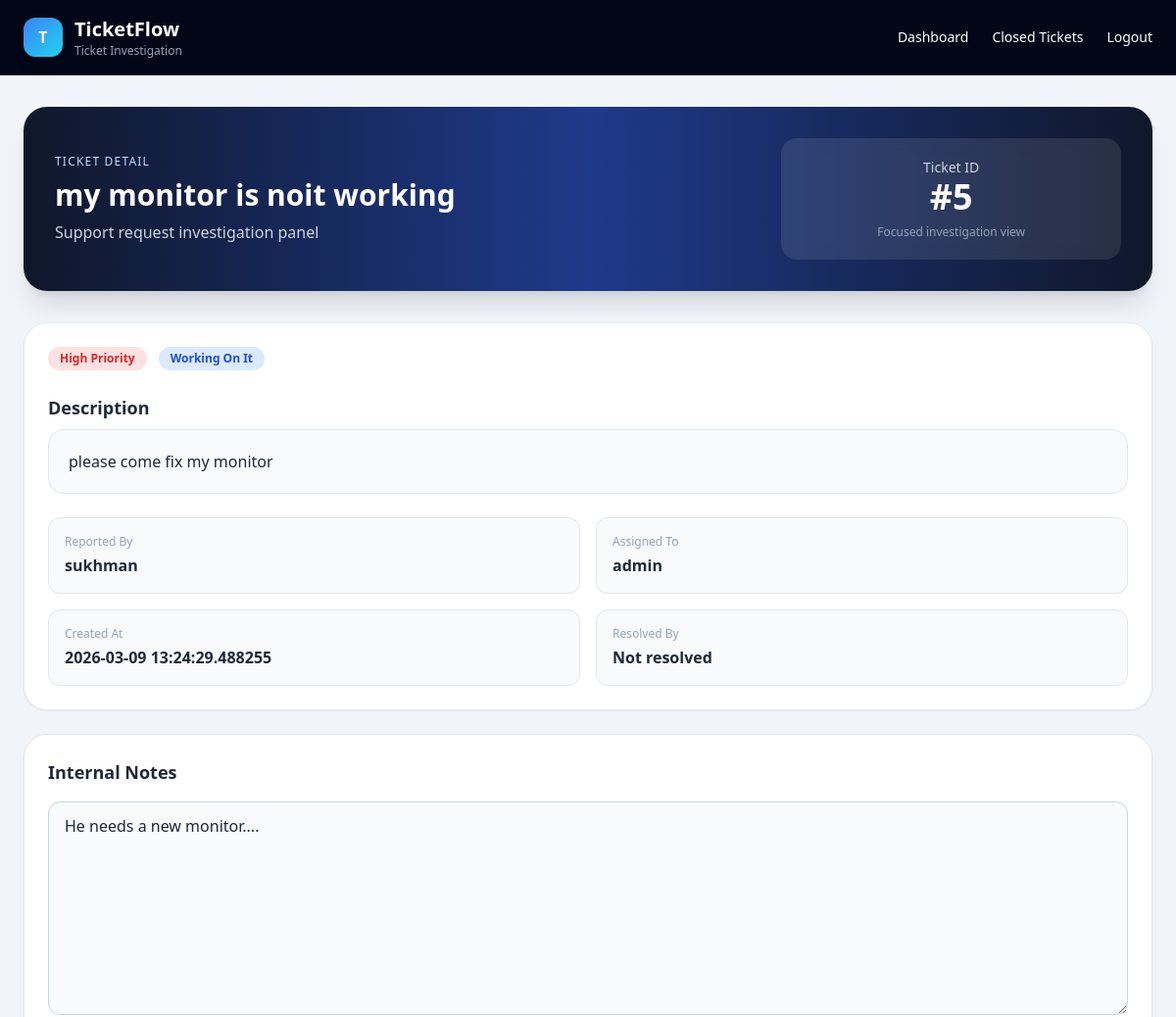
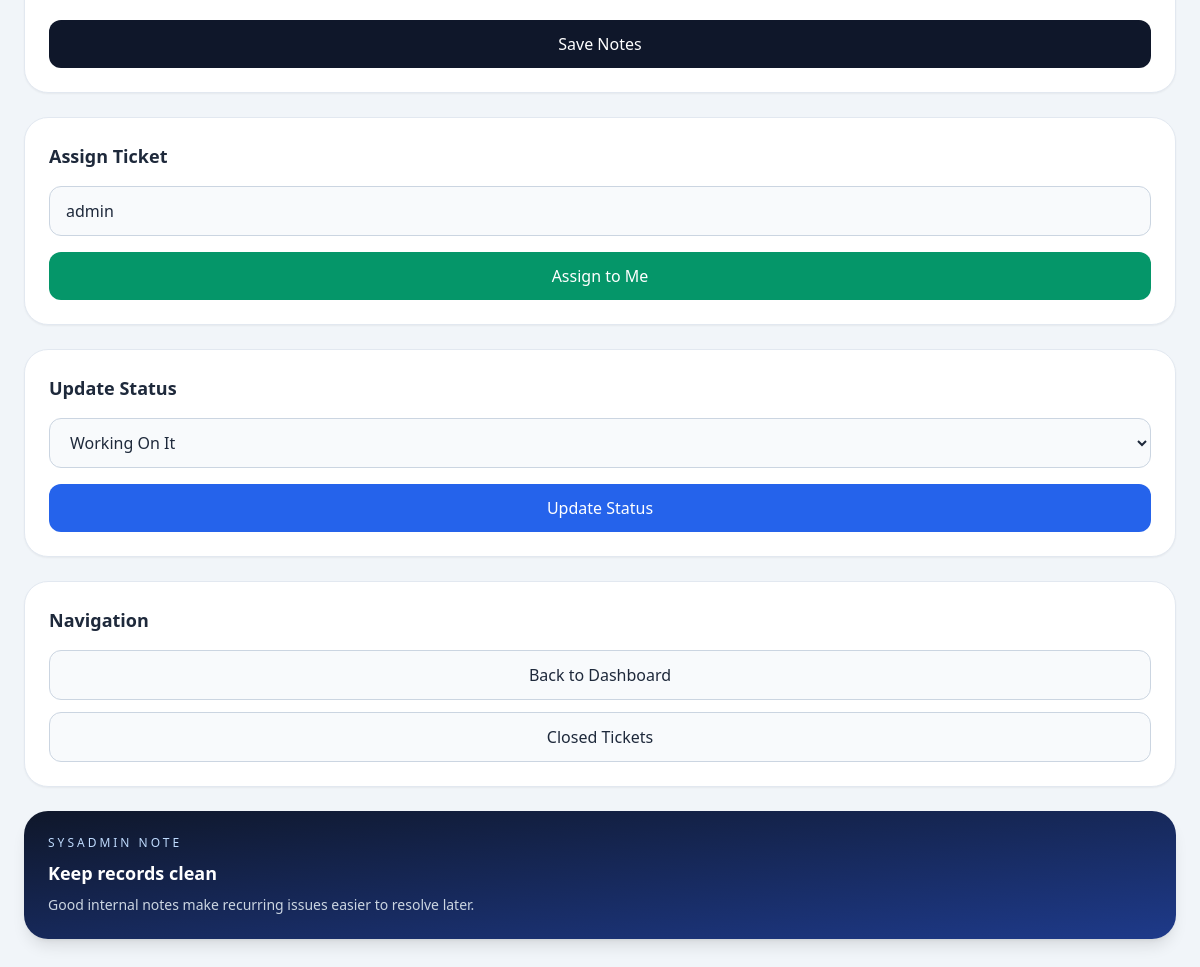
Page /ticket/5 (signed in) on the committed database (2 pictures, top to bottom).
### tables this page shows
CREATE TABLE tickets (
    id INTEGER PRIMARY KEY AUTOINCREMENT,
    title TEXT NOT NULL,
    reported_by TEXT NOT NULL,
    description TEXT NOT NULL,
    priority TEXT NOT NULL,
    status TEXT DEFAULT 'Open',
    assignee TEXT,
    created_at DATETIME,
    resolved_by DATETIME
, internal_notes TEXT);

### app.py (the view)
@app.route('/ticket/<int:ticket_id>')
def ticket_detail(ticket_id):
    if not session.get('logged_in'):
        return redirect('/login')
    conn = sqlite3.connect('tickets.db')
    cursor = conn.cursor()
    cursor.execute("SELECT * FROM tickets WHERE id = ?", (ticket_id,))
    ticket = cursor.fetchone()
    conn.close()
    return render_template('ticket_detail.html', ticket=ticket)

### templates/ticket_detail.html (shortened to what this page needs)
<!DOCTYPE html>
<html>
  <head>
    <script src="https://cdn.tailwindcss.com"></script>
  </head>
  <body class="bg-slate-100 text-slate-800 min-h-screen">
    <nav class="bg-slate-950 text-white border-b border-slate-800 sticky top-0 z-50">
      <div class="max-w-7xl mx-auto px-6 py-4 flex justify-between items-center">
        <div class="flex items-center gap-3">
          <div class="w-10 h-10 rounded-xl bg-gradient-to-br from-blue-500 to-cyan-400 flex items-center justify-center font-bold shadow-lg">
            T
          </div>
          <div>
            <h1 class="text-xl font-bold">TicketFlow</h1>
            <p class="text-xs text-slate-400">Ticket Investigation</p>
          </div>
        </div>
        <div class="flex gap-6 text-sm">
          <a href="/dashboard" class="hover:text-blue-400">Dashboard</a>
          <a href="/closed_tickets" class="hover:text-blue-400">Closed Tickets</a>
          <a href="/logout" class="hover:text-red-400">Logout</a>
        </div>
      </div>
    </nav>
    <main class="max-w-7xl mx-auto px-6 py-8">
      <section class="bg-gradient-to-r from-slate-900 via-blue-900 to-slate-900 text-white rounded-3xl p-8 mb-8 shadow-xl fade-up">
        <div class="grid grid-cols-1 lg:grid-cols-3 gap-6 items-center">
          <div class="lg:col-span-2">
            <p class="uppercase text-xs tracking-widest text-blue-200 mb-2">
              Ticket Detail
            </p>
            <h2 class="text-3xl font-bold mb-2">
              {{ ticket[1] }}
            </h2>
            <p class="text-slate-300">
              Support request investigation panel
            </p>
          </div>
          <div class="bg-white/10 backdrop-blur rounded-2xl px-6 py-5 text-center">
            <p class="text-sm text-slate-300">Ticket ID</p>
            <p class="text-4xl font-bold">#{{ ticket[0] }}</p>
            <p class="text-xs text-slate-400 mt-2">Focused investigation view</p>
          </div>
        </div>
      </section>
      <section class="grid grid-cols-1 xl:grid-cols-12 gap-6">
        <div class="xl:col-span-8 space-y-6">
          <div class="bg-white rounded-3xl shadow-sm border border-slate-200 p-6 fade-up">
            <div class="flex flex-wrap items-center gap-3 mb-6">
              <span class="px-3 py-1 rounded-full text-xs font-semibold
              {% if ticket[4]=='High' %}
              bg-red-100 text-red-600
              {% elif ticket[4]=='Medium' %}
              bg-yellow-100 text-yellow-700
              {% else %}
              bg-green-100 text-green-700
              {% endif %}">
                {{ ticket[4] }} Priority
              </span>
              <span class="px-3 py-1 rounded-full text-xs font-semibold
              {% if ticket[5]=='Open' %}
              bg-yellow-100 text-yellow-700
              {% elif ticket[5]=='Working On It' %}
              bg-blue-100 text-blue-700
              {% elif ticket[5]=='Resolved' %}
              bg-green-100 text-green-700
              {% else %}
              bg-red-100 text-red-700
              {% endif %}">
                {{ ticket[5] }}
              </span>
            </div>
            <h3 class="text-lg font-bold mb-2">Description</h3>
            <div class="bg-slate-50 border border-slate-200 rounded-2xl p-5 mb-6">
              {{ ticket[3] }}
            </div>
            <div class="grid grid-cols-1 md:grid-cols-2 gap-4">
              <div class="bg-slate-50 border rounded-xl p-4">
                <p class="text-xs text-slate-400 mb-1">Reported By</p>
                <p class="font-semibold">{{ ticket[2] }}</p>
              </div>
              <div class="bg-slate-50 border rounded-xl p-4">
                <p class="text-xs text-slate-400 mb-1">Assigned To</p>
                <p class="font-semibold">{{ ticket[6] if ticket[6] else "Unassigned" }}</p>
              </div>
              <div class="bg-slate-50 border rounded-xl p-4">
                <p class="text-xs text-slate-400 mb-1">Created At</p>
                <p class="font-semibold">{{ ticket[7] if ticket[7] else "Not set" }}</p>
              </div>
              <div class="bg-slate-50 border rounded-xl p-4">
                <p class="text-xs text-slate-400 mb-1">Resolved By</p>
                <p class="font-semibold">{{ ticket[8] if ticket[8] else "Not resolved" }}</p>
              </div>
            </div>
          </div>
          <div class="bg-white rounded-3xl shadow-sm border border-slate-200 p-6 fade-up" style="animation-delay: 0.08s;">
            <h3 class="text-lg font-bold mb-4">Internal Notes</h3>
            <form action="/update_notes/{{ ticket[0] }}" method="POST" class="space-y-4">
              <textarea
                name="internal_notes"
                rows="8"
                class="w-full border border-slate-300 rounded-xl px-4 py-3 bg-slate-50 focus:ring-2 focus:ring-blue-400"
                placeholder="Add internal notes for future reference..."
              >{{ ticket[9] if ticket[9] else "" }}</textarea>
              <button
                type="submit"
                class="w-full bg-slate-900 text-white py-3 rounded-xl hover:bg-slate-800 transition"
              >
                Save Notes
              </button>
            </form>
          </div>
        </div>
        <div class="xl:col-span-4 space-y-6 fade-up">
          <div class="bg-white rounded-3xl shadow-sm border border-slate-200 p-6">
            <h3 class="text-lg font-bold mb-4">Assign Ticket</h3>
            <form action="/assign_ticket/{{ ticket[0] }}" method="POST" class="space-y-4">
              <input
                type="text"
                name="assignee"
                value="admin"
                class="w-full border border-slate-300 rounded-xl px-4 py-3 bg-slate-50"
                readonly
              />
              <button
                type="submit"
                class="w-full bg-emerald-600 text-white py-3 rounded-xl font-medium hover:bg-emerald-700 transition"
              >
                Assign to Me
              </button>
            </form>
          </div>
          <div class="bg-white rounded-3xl shadow-sm border border-slate-200 p-6">
            <h3 class="text-lg font-bold mb-4">Update Status</h3>
            <form action="/update_status/{{ ticket[0] }}" method="POST" class="space-y-4">
              <select
                name="status"
                class="w-full border border-slate-300 rounded-xl px-4 py-3 bg-slate-50 focus:ring-2 focus:ring-blue-400"
              >
                <option value="Working On It" {% if ticket[5]=='Working On It' %}selected{% endif %}>Working On It</option>
              </select>
              <button
                type="submit"
                class="w-full bg-blue-600 text-white py-3 rounded-xl font-medium hover:bg-blue-700 transition"
              >
                Update Status
              </button>
            </form>
          </div>
          <div class="bg-white rounded-3xl shadow-sm border border-slate-200 p-6">
            <h3 class="text-lg font-bold mb-4">Navigation</h3>
            <div class="space-y-3">
              <a
                href="/dashboard"
                class="block w-full text-center border border-slate-300 bg-slate-50 py-3 rounded-xl hover:bg-slate-100"
              >
                Back to Dashboard
              </a>
              <a
                href="/closed_tickets"
                class="block w-full text-center border border-slate-300 bg-slate-50 py-3 rounded-xl hover:bg-slate-100"
              >
                Closed Tickets
              </a>
            </div>
          </div>
          <div class="bg-gradient-to-br from-slate-900 to-blue-900 text-white rounded-3xl p-6 shadow-lg">
            <p class="text-xs uppercase tracking-[0.25em] text-blue-200 mb-2">
              Sysadmin Note
            </p>
            <h3 class="text-lg font-bold mb-2">Keep records clean</h3>
            <p class="text-sm text-slate-300">
              Good internal notes make recurring issues easier to resolve later.
            </p>
          </div>
        </div>
      </section>
    </main>
  </body>
</html>

### templates/ticket_detail.html (style rules this page uses)
.fade-up { animation: fadeUp 0.55s ease forwards; }

### rows in the picture
tickets: title "my monitor is noit working", id "5", priority "High", status "Working On It", description "please come fix my monitor", reported_by "sukhman", assignee "admin", created_at "2026-03-09 13:24:29.488255", internal_notes "He needs a new monitor...."

### other values in the picture
{{ ticket[8] if ticket[8] else "Not resolved" }} "Not resolved"
